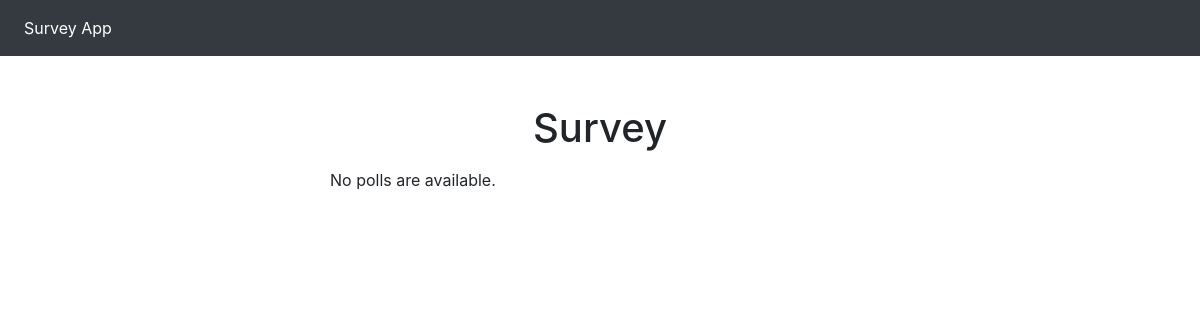
/polls/, run on an earlier commit of the app's database.
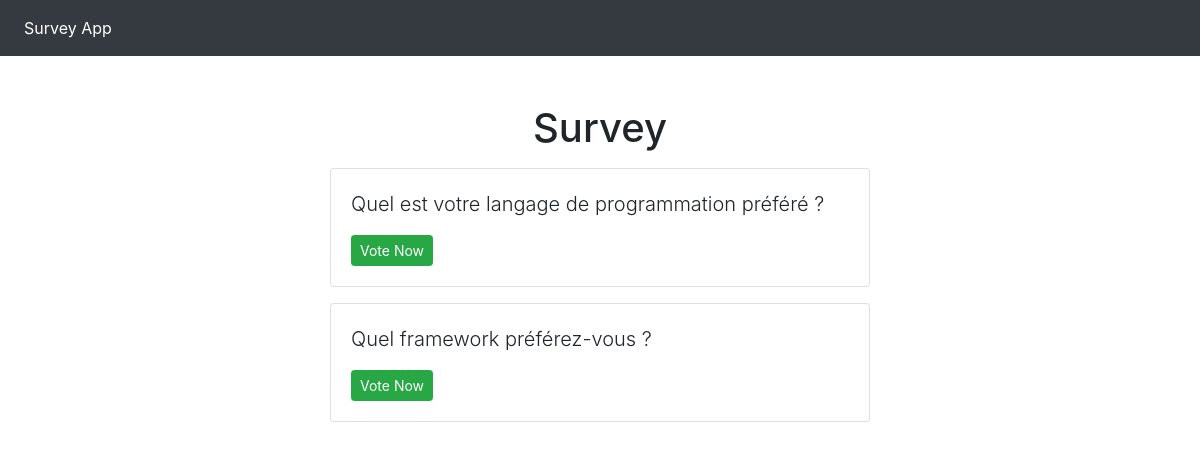
And on a later commit of the database.
### polls/models.py (models this page shows, shortened)
class Question(models.Model):
    question_text = models.CharField(max_length=200)
    pub_date = models.DateTimeField('date published')

### polls/views.py (the view)
# urls.py: path('', views.IndexView.as_view(), name='index'),
class IndexView(generic.ListView):
    template_name = 'polls/index.html'
    context_object_name = 'latest_question_list'
    def get_queryset(self):
        return Question.objects.filter(
            pub_date__lte=timezone.now()
        ).order_by('-pub_date')[:5]

### templates/polls/index.html
{% extends 'base.html' %}
{% block content %}
    <h1 class="text-center mb-3">Survey</h1>
{% if latest_question_list %}
    {% for question in latest_question_list %}
    <div class="card mb-3">
        <div class="card-body">
            <p class="lead">{{ question.question_text }}</p>
            <a href="{% url 'polls:detail' question.id %}" class="btn btn-success btn-sm">Vote Now</a>
        </div>
    </div>
    {% endfor %}
{% else %}
    <p>No polls are available.</p>
{% endif %}
{% endblock %}

### templates/base.html (shortened to what this page needs)
<!DOCTYPE html>
<html lang="en">
<head>
    <link rel="stylesheet" href="https://stackpath.bootstrapcdn.com/bootstrap/4.5.2/css/bootstrap.min.css"
>
</head>
<body>
    <nav class="navbar navbar-expand navbar-dark bg-dark mb-5">
        <div class="collapse navbar-collapse" id="navbarsExample02">
            <ul class="navbar-nav mr-auto">
            <li class="nav-item active">
                <a class="nav-link" href="{% url 'polls:index' %}">Survey App</a>
            </li>
            </ul>
        </div>
        </nav>
    <div class="container">
        <div class="row">
            <div class="col-md-6 m-auto">
            {% block content %}{% endblock %}
            </div>
        </div>
    </div>
</body>
</html>

What changed in the data, as far as the page shows it:
added Question: question_text "Quel est votre langage de programmation préféré ?"
added Question: question_text "Quel framework préférez-vous ?"
Also different on the page:
text no longer shown: "No polls are available."
